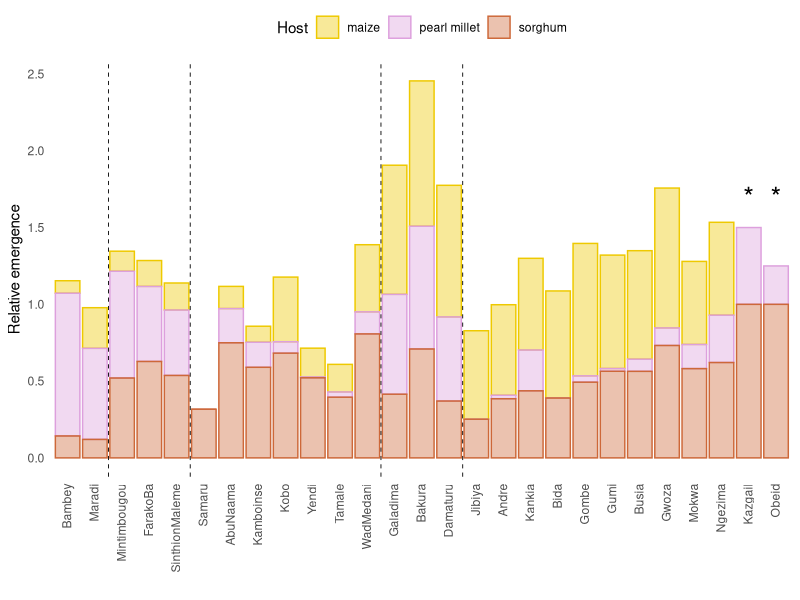

Source code (R): (Note: this script raises an error after producing the figure.)
##2.26.20
##determine correlation b/w relative emergence and crop area harvested

library(ggdendro)
library(dplyr)
library(ggplot2)
library(tidyr)
library(cowplot)

################  load gps points for experimental studies
meta <- read.csv('SI.dat.1.30.20.csv')
meta <- subset(meta, emergence != "NA") # 27 localities

############## fig for relative emergence. 
tmp <- meta %>% select(locality, emergence, host) %>% group_by(locality, host) %>% summarize(emg = mean(emergence))
tmp2 <- tmp %>% group_by(locality) %>% summarize(total=sum(emg))
tmp3 <- inner_join(tmp, tmp2)

tmp3$locality <- factor(tmp3$locality, levels = c("Bambey", "Maradi", "Mintimbougou","FarakoBa","SinthionMaleme","Samaru","AbuNaama","Kamboinse","Kobo","Yendi","Tamale","WadMedani","Galadima","Bakura","Damaturu","Jibiya","Andre","Kankia","Bida","Gombe","Gumi","Busia","Gwoza","Mokwa","Ngezima","Kazgail","Obeid"))

p <- ggplot(tmp3, aes(x=locality, y=emg, col=host, fill=host)) + geom_bar(position="stack", stat="identity", alpha=0.4) +theme_minimal()+ scale_colour_manual(values=c('gold2','plum','sienna3'), labels=c("maize", "pearl millet","sorghum"), name="Host") + scale_fill_manual(values=c('gold2','plum','sienna3'), labels=c("maize", "pearl millet","sorghum"), name="Host")+ theme(axis.text.x=element_text(angle=90, vjust=0.4, hjust=1), legend.position="top",panel.grid.major = element_blank(),panel.grid.minor = element_blank()) + ylab("Relative emergence") + xlab("")
p <- p + geom_vline(xintercept=2.5, lwd=0.3, lty=2) + geom_vline(xintercept=5.5, lwd=0.3, lty=2) + geom_vline(xintercept=12.5, lwd=0.3, lty=2) +  geom_vline(xintercept=15.5, lwd=0.3, lty=2) + annotate('text', x=26, y = 1.7, label="*", size=7)+ annotate('text', x=27, y = 1.7, label="*", size=7)

host.df <- as.data.frame(as.data.frame(tmp) %>% pivot_wider(id_cols=c(locality,host), names_from= host,values_from=emg))
host.df <- subset(host.df, maize!="NA")
row.names(host.df) <- host.df$locality
dd <- as.dist(1-cor(t(host.df[,2:4])))
hc <- hclust(dd, method="complete")

q <- ggdendrogram(hc) + geom_hline(yintercept=0.5, lty=2) + ylim(c(0,2.2))

pdf(file="SpecializationFig.pdf", height=3, width=6.8)
plot_grid(p,q, labels=c('A','B'))
dev.off()
